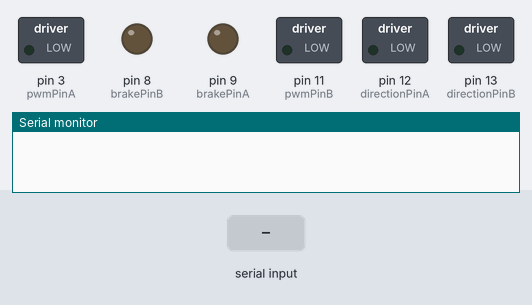
Recording of a sketch running on a simulated Arduino Uno, built with avr-gcc and run on an emulated ATmega328P. Parts: switched loads named in the sketch (green lamp = pin HIGH), output pins drawn as LEDs (lit = HIGH), the last lines printed to the serial monitor. Inputs (shaded band) come from the test bench. Random numbers use the default seed unless the sketch sets one.

Above: at 1.2 s.
1.3 s: "F" received over Serial
At 2.5 s:
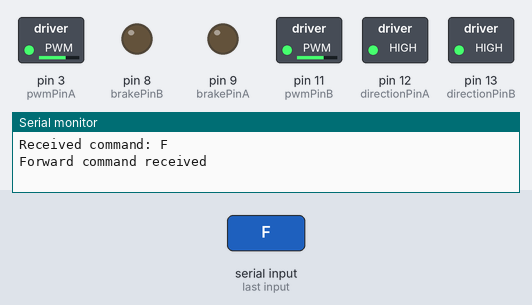
2.8 s: "B" received over Serial
At 3.6 s:
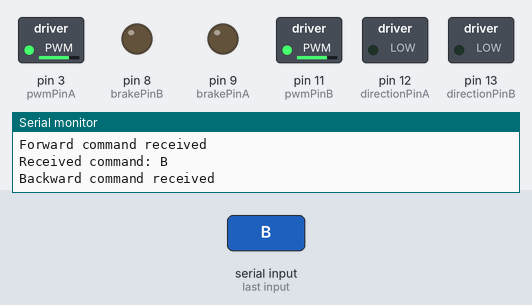
4.3 s: "R" received over Serial
At 4.7 s:
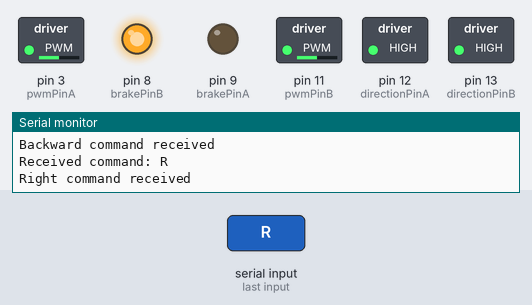
5.8 s: "L" received over Serial
At 7.0 s:
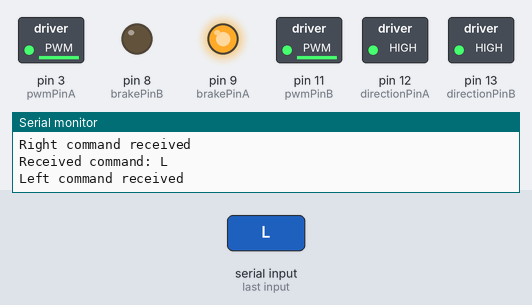
7.3 s: "M" received over Serial
At 8.2 s:
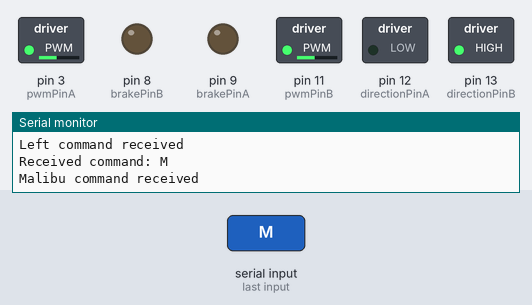
8.8 s: "P" received over Serial
At 9.4 s:
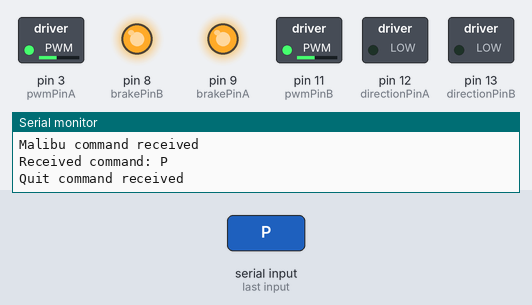
Timing chart, 0 to 11.3 s (numbered marks = the images above; inputs shaded):
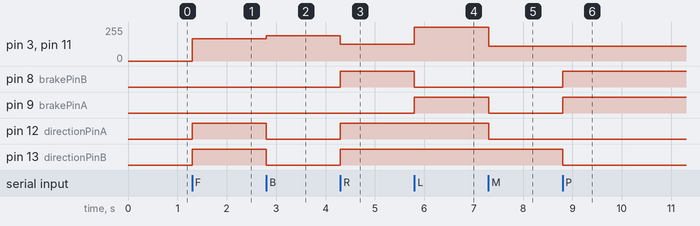

The sketch:

RPi_Deneme4.ino
```cpp
char command;
bool shouldExit = false;

// Channel A
int directionPinA = 12;
int pwmPinA = 3;
int brakePinA = 9;

// Channel B
int directionPinB = 13;
int pwmPinB = 11;
int brakePinB = 8;
int X;

int getRandomPWMValue() {
    return random(100, 256); // 100 ile 255 arasında rastgele bir değer döndürür
}

void setup() {
    pinMode(directionPinA, OUTPUT);
    pinMode(pwmPinA, OUTPUT);
    pinMode(brakePinA, OUTPUT);

    pinMode(directionPinB, OUTPUT);
    pinMode(pwmPinB, OUTPUT);
    pinMode(brakePinB, OUTPUT);

    Serial.begin(9600);
    randomSeed(analogRead(0)); // Rastgele sayı üretimi için seed değerini ayarla
}

void loop() {
    if (Serial.available() > 0 && !shouldExit) {
        command = Serial.read();
        Serial.print("Received command: ");
        Serial.println(command);

        // Motor control operations
        switch (command) {
            case 'F':
                Serial.println("Forward command received");
                digitalWrite(brakePinA, LOW);
                digitalWrite(brakePinB, LOW);
                digitalWrite(directionPinA, HIGH);
                digitalWrite(directionPinB, HIGH);
                X = getRandomPWMValue();
                analogWrite(pwmPinA, X);
                analogWrite(pwmPinB, X);
                break;
            case 'B':
                Serial.println("Backward command received");
                digitalWrite(brakePinA, LOW);
                digitalWrite(brakePinB, LOW);
                digitalWrite(directionPinA, LOW);
                digitalWrite(directionPinB, LOW);
                X = getRandomPWMValue();
                analogWrite(pwmPinA, X);
                analogWrite(pwmPinB, X);
                break;
            case 'R':
                Serial.println("Right command received");
                digitalWrite(brakePinA, LOW);
                digitalWrite(brakePinB, HIGH);
                digitalWrite(directionPinA, HIGH);
                digitalWrite(directionPinB, HIGH);
                X = getRandomPWMValue();
                analogWrite(pwmPinA, X);
                analogWrite(pwmPinB, X);
                break;
            case 'L':
                Serial.println("Left command received");
                digitalWrite(brakePinA, HIGH);
                digitalWrite(brakePinB, LOW);
                digitalWrite(directionPinA, HIGH);
                digitalWrite(directionPinB, HIGH);
                X = getRandomPWMValue();
                analogWrite(pwmPinA, X);
                analogWrite(pwmPinB, X);
                break;
            case 'M':
                Serial.println("Malibu command received");
                digitalWrite(brakePinA, LOW);
                digitalWrite(brakePinB, LOW);
                digitalWrite(directionPinA, LOW);
                digitalWrite(directionPinB, HIGH);
                X = getRandomPWMValue();
                analogWrite(pwmPinA, X);
                analogWrite(pwmPinB, X);
                break;
            case 'P':
                Serial.println("Quit command received");
                shouldExit = true;
                digitalWrite(brakePinA, HIGH);
                digitalWrite(brakePinB, HIGH);
                digitalWrite(directionPinA, LOW);
                digitalWrite(directionPinB, LOW);
                return;
                break;
            default:
                // Invalid command state
                break;
        }
    }
}
```

Measured:
- after the input at 1.3 s, pin 3 (pwmPinA), pin 11 (pwmPinB): 0/255 → 168/255 at once; pin 12 (directionPinA), pin 13 (directionPinB): LOW → HIGH at once
- after the input at 2.8 s, pin 3 (pwmPinA), pin 11 (pwmPinB): 168/255 → 191/255 at once; pin 12 (directionPinA), pin 13 (directionPinB): HIGH → LOW at once
- after the input at 4.3 s, pin 3 (pwmPinA), pin 11 (pwmPinB): 191/255 → 126/255 at once; pin 8 (brakePinB), pin 12 (directionPinA), pin 13 (directionPinB): LOW → HIGH at once
- after the input at 5.8 s, pin 3 (pwmPinA), pin 11 (pwmPinB): 126/255 → 254/255 at once; pin 8 (brakePinB): HIGH → LOW at once; pin 9 (brakePinA): LOW → HIGH at once
- after the input at 7.3 s, pin 3 (pwmPinA), pin 11 (pwmPinB): 254/255 → 112/255 at once; pin 9 (brakePinA), pin 12 (directionPinA): HIGH → LOW at once
- after the input at 8.8 s, pin 8 (brakePinB), pin 9 (brakePinA): LOW → HIGH at once; pin 13 (directionPinB): HIGH → LOW at once
